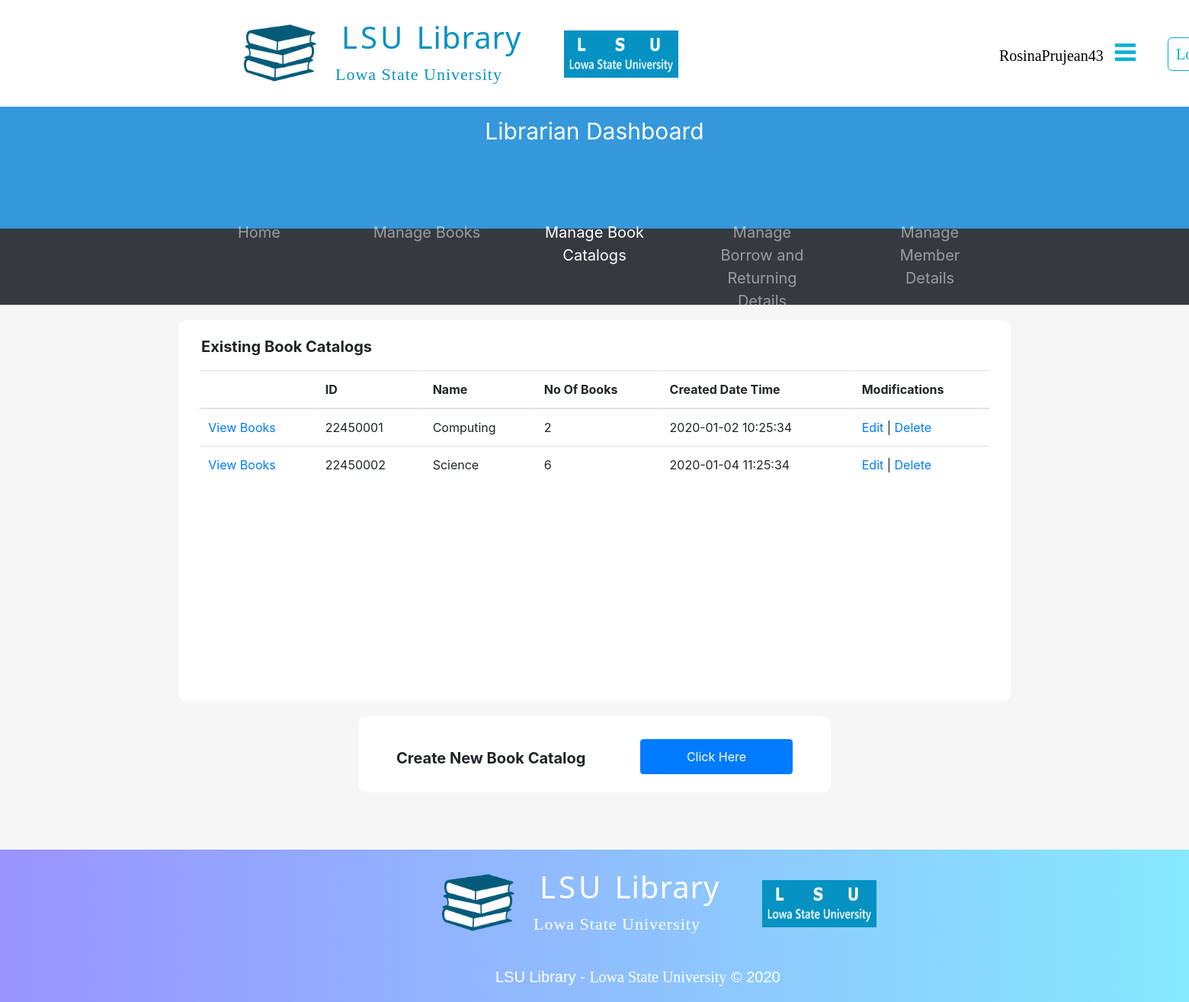
The app's page /librarianDashboard/2.manageBookCatalog/manageBookCatalog.php (signed in) with its own data.
### tables this page shows
CREATE TABLE BookCatalog(
  CatalogID INT(8) AUTO_INCREMENT,
  Name VARCHAR(40) NOT NULL,
  NoOfBooks INT DEFAULT '0',
  CreatedDateTime DATETIME DEFAULT CURRENT_TIMESTAMP,
  PRIMARY KEY (CatalogID)
);

### librarianDashboard/2.manageBookCatalog/manageBookCatalog.php (the view, shortened to what this page needs)
<?php
  include_once("../../LSULibraryDBConnection.php");
      ?> <script>
<!DOCTYPE html>
<html>
  <head>
    <link rel="stylesheet" href="../../assets/css/defaultLayout.css">
    <link rel="stylesheet" href="https://cdnjs.cloudflare.com/ajax/libs/font-awesome/4.7.0/css/font-awesome.min.css">
    <link rel="stylesheet" href="../../assets/bootstrap/css/bootstrap.min.css">
  </head>
  <body>
        <div style="height: 140px; width: 100%;">
              <div id="logoSection">
		            <a href="../librarianDashboard.php">
                  <img src="../../assets/Images/LSULibraryLogo.png" alt="LSU Library Logo" id="lsuLibraryLogoIcon">
                </a>
                <h1 id="mainTitle"> LSU <span id="mainTitleSpan">Library</span> </h1>
                <p id="mainTitleSub">Lowa State University</p>
                <img src="../../assets/Images/LSUUniversityLogo.png" alt="LSU Logo" id="lsuLogoIcon">
              </div>
              <table id="navSection">
                <tr>
                  <td class="navItem" id="navItem1"> <a href="../5.accountDetails/librarianAccountDetails.php" data-toggle="popover" data-trigger="hover" data-placement="bottom" title="Options"
                    data-content="View Account Details" style="color: black;"><?php echo $_SESSION['username']; ?> &nbsp
                    <i class="fa fa-bars" style="font-size: 32px;
                                                color: #00B1D2FF;"></i> &nbsp
                    </a>
                  </td>
                  <td class="navItem" id="navItem2"> <a href="../../logout.php">Logout</a> </td>
                </tr>
              </table>
        </div>
            <div style="background-color: #3498DB;
                        width: 100%;
                        height: 160px;">
              <p style="font-size: 30px;
                        color: white;
                        text-align: center;
                        padding-top: 10px;">Librarian Dashboard</p>
              <div style="position: absolute;
                          left: 50%;
                          transform: translate(-50%,-0%);">
              </div>
            </div>
            <nav class="navbar navbar-expand-sm bg-dark navbar-dark" style="height: 100px;">
              <ul class="navbar-nav" style="text-align: center;
                                            position: absolute;
                                            left: 50%;
                                            transform: translate(-50%,-0%);
                                            font-size: 20px;">
                <li class="nav-item">
                  <a class="nav-link" href="../librarianDashboard.php">Home</a>
                </li>
                <li class="nav-item">
                  <a class="nav-link" href="../1.manageBooks/manageBooks.php">Manage Books</a>
                </li>
                <li class="nav-item active">
                  <a class="nav-link" href="manageBookCatalog.php">Manage Book Catalogs</a>
                </li>
                <li class="nav-item">
                  <a class="nav-link" href="../3.manageBookBorrowAndReturnDetails/manageBookBorrowAndReturnDetails.php">Manage Borrow and Returning Details</a>
                </li>
                <li class="nav-item">
                  <a class="nav-link" href="../4.manageMemberDetails/manageMemberDetails.php">Manage Member Details</a>
                </li>
              </ul>
            </nav>
          <div style="width: 100%;
                      height: 715px;
                      background-color: #F6F6F6;">
            <div style="width: 70%;
                        height: 500px;
                        background-color: #FFFFFF;
                        border-radius: 10px;
                        position: relative;
                        left: 50%;
                        transform: translateX(-50%);
                        top: 20px;">
              <p style="font-size: 20px;
                        padding-left: 30px;
                        padding-top: 20px;"><b>Existing Book Catalogs</b></p>
              <div style="width: 95%;
                          height: 400px;
                          background-color: white;
                          position: absolute;
                          left: 50%;
                          transform: translateX(-50%);
                          overflow-y: scroll;">
                <?php
                  $bookCatalogDetailsSQL = "SELECT CatalogID, Name, NoOfBooks, CreatedDateTime FROM BookCatalog;";
                  $bookCatalogDetailsResult = mysqli_query($databaseConn, $bookCatalogDetailsSQL);
                ?>
                <table class="table table-hover" style="border-radius: 10px;">
                  <thead>
                    <tr>
                      <th>  </th>
                      <th> ID </th>
                      <th> Name </th>
                      <th> No Of Books </th>
                      <th> Created Date Time </th>
                      <th> Modifications </th>
                    </tr>
                  </thead>
                  <tbody>
                      <?php
                        while($bookCatalogDetailsRow = mysqli_fetch_array($bookCatalogDetailsResult)){
                      ?>
                    <tr>
                      <td title="View, Add, Remove Books"> <a href="viewBooks.php?id=<?php echo $bookCatalogDetailsRow["CatalogID"] ?>"> View Books </a> </td>
                      <td title="Book Catalog ID"> <?php echo $bookCatalogDetailsRow["CatalogID"]; ?></td>
                      <td title="Book Catalog Name"> <?php echo $bookCatalogDetailsRow["Name"]; ?></td>
                      <td title="No Of Books"> <?php echo $bookCatalogDetailsRow["NoOfBooks"]; ?></td>
                      <td title="Created Date Time"> <?php echo $bookCatalogDetailsRow["CreatedDateTime"]; ?></td>
                      <td title="Modifications">
                           <a href="updateBookCatalogDetails.php?id=<?php echo $bookCatalogDetailsRow["CatalogID"] ?>"> Edit </a>
						            |  <a href="deleteBookCatalog.php?id=<?php echo $bookCatalogDetailsRow["CatalogID"] ?>" onClick="return confirm('Are you sure you want to delete this Book Catalog?')"> Delete </a>
                      </td>
                    </tr>
                      <?php } ?>
                  </tbody>
                </table>
              </div>
            </div>
            <div style="width: 620px;
                        height: 100px;
                        background-color: #FFFFFF;
                        border-radius: 10px;
                        position: relative;
                        left: 50%;
                        transform: translateX(-50%);
                        top: 40px;">
              <p style="font-size: 20px;
                        padding-left: 50px;
                        padding-top: 40px;" data-toggle="modal" data-target="#addBookModal"><b>Create New Book Catalog</b></p>
              <button type="button" class="btn btn-primary" data-toggle="modal" data-target="#addBookModal"
               style="padding: 10px;
                      width: 200px;
                      position: absolute;
                      left: 370px;
                      top: 30px;">
                Click Here
              </button>
            </div>
          </div>
          <div id="footer">
            <div id="footerLogoSection">
              <img src="../../assets/images/LSULibraryLogo.png" alt="LSU Library Logo" id="lsuLibraryLogoIcon">
              <h1 id="mainTitle"> LSU <span id="mainTitleSpan">Library</span> </h1>
              <p id="mainTitleSub">Lowa State University</p>
              <img src="../../assets/images/LSUUniversityLogo.png" alt="LSU Logo" id="lsuLogoIcon">
            </div>
            <p id="footerText1Main">LSU Library - <span id="footerText1Sub">Lowa State University</span> &copy; 2020</p>
          </div>
  </body>
</html>

### assets/css/defaultLayout.css (style rules this page uses)
* { margin: 0; }
#lsuLibraryLogoIcon { height: 95px; width: 95px; position: relative; top: 122px; left: -120px; }
#logoSection { position: relative; top: -100px; left: 440px; }
#mainTitle { color: #0692c2; letter-spacing: 4px; font-family: 'Noto Sans', sans-serif; font-size: 40px; padding-top: 30px; padding-left: 8px; }
#mainTitleSpan { letter-spacing: 1px; }
#mainTitleSub { font-size: 22px; font-family: verdana; color: #0692c2; letter-spacing: 1px; }
#lsuLogoIcon { height: 62px; width: 150px; position: relative; top: -90px; left: 300px; }
#navSection { position: relative; top: -240px; left: 1280px; }
.navItem { padding-left: 20px; }
.navItem a { font-size: 25px; text-decoration: none; color: #00B1D2FF; font-family: verdana; font-size: 20px; border-style: solid; border-width: thin; border-radius: 6px; padding: 10px; }
#navItem1 a { border-color: white; transition-duration: 0.4s; }
#navItem2 a { transition-duration: 0.4s; }
#footer { background-image: linear-gradient(to right, #9993ff, #86e9fd); height: 200px; }
#footerLogoSection { position:relative; top: -100px; left: 700px; }
#footerLogoSection h1 { color: white; }
#footerLogoSection span { color: white; }
#footerLogoSection p { color: white; }
#footerText1Main { position: relative; top: -140px; left: 650px; font-family: sans-serif; font-size: 20px; color: white; }
#footerText1Sub { font-family: serif; font-size: 20px; color: white; }

### librarianDashboard/2.manageBookCatalog/manageBookCatalog.php (style rules this page uses)
nav li { margin-left:30px; margin-right:30px; width: 160px; }

### records on screen
bookcatalog: CatalogID "22450001", Name "Computing", NoOfBooks "2", CreatedDateTime "2020-01-02 10:25:34"
bookcatalog: CatalogID "22450002", Name "Science", NoOfBooks "6", CreatedDateTime "2020-01-04 11:25:34"

### other values on screen
$_SESSION['username'] "RosinaPrujean43"
